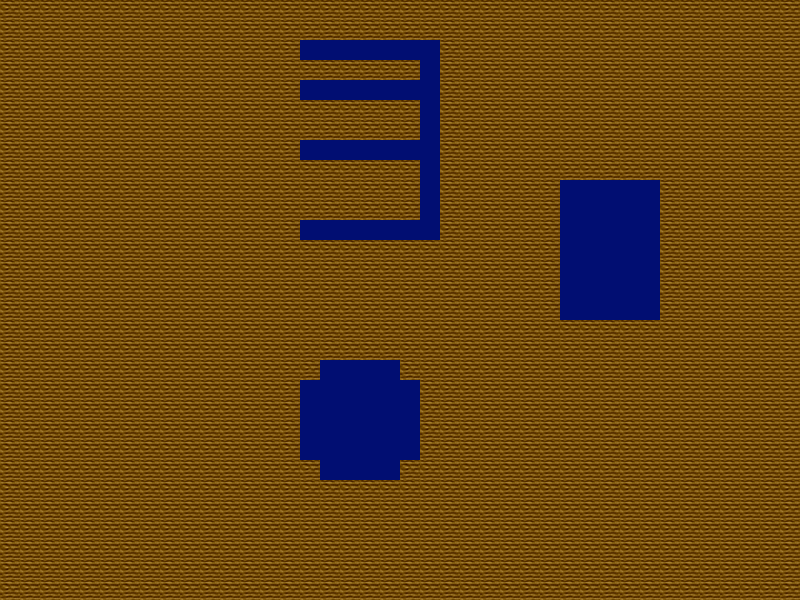

Tiled map render using the project's own tile images. Description and the map definition, with tile-layer contents summarised, below:
An orthogonal 40x30 tile map with 20x20 px tiles, 1 tile layer (layer1).

<map version="1.0" orientation="orthogonal" width="40" height="30" tilewidth="20" tileheight="20">
 <tileset firstgid="1" name="tileset" tilewidth="20" tileheight="20">
  <image source="tileset.png" width="400" height="400" />
  <tile id="1">
   <properties>
    <property name="blocked" value="true" />
   </properties>
  </tile>
 </tileset>
 <layer name="layer1" width="40" height="30">
  <data>[1200 cells, 1200 non-empty, 2 distinct tile ids]</data>
 </layer>
</map>
